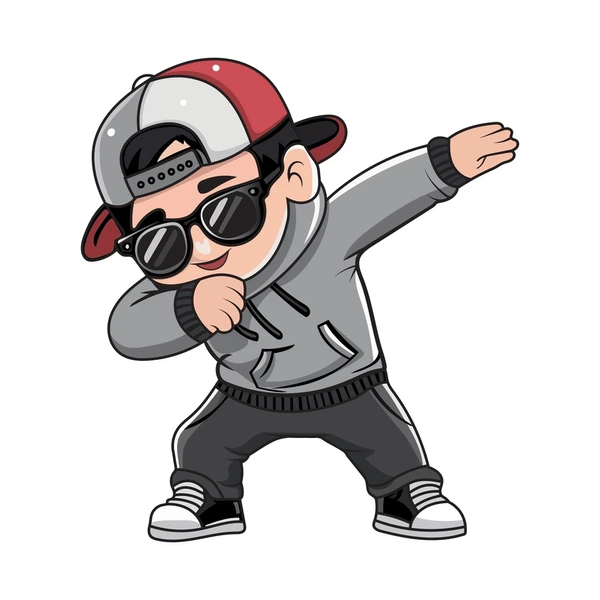
#> input picture image.jpg, 600 x 600 px
$ jupyter execute imagen.ipynb
#> lines starting #> are read from the running program, lines starting #| are printed output that depends on the picture
[cell 1]
import matplotlib.pyplot as plt
import numpy as np

plt.rcParams['figure.figsize'] = [6, 6]

alto, ancho = 100, 100
imagen = np.zeros((alto, ancho, 3), dtype=np.uint8)

mitad_alto = alto // 2
mitad_ancho = ancho // 2

for i in range(alto):
    for j in range(ancho):
        if i < mitad_alto and j < mitad_ancho:
            imagen[i, j] = [255, 0, 0]
        elif i < mitad_alto and j >= mitad_ancho:
            imagen[i, j] = [0, 255, 0]
        elif i >= mitad_alto and j < mitad_ancho:
            imagen[i, j] = [0, 0, 255]
        else:
            imagen[i, j] = [255, 255, 0]

plt.imshow(imagen)
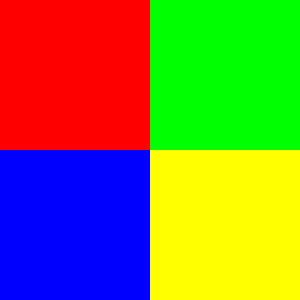
#> shown: shape (100, 100, 3) (shown 3 times larger); mean R, G, B 127.5, 127.5, 63.8

[cell 2]
import numpy as np
import matplotlib.pyplot as plt

plt.rcParams['figure.figsize'] = [6, 6]

bloque = 50
size = bloque * 3

imagen = np.zeros((size, size, 3), dtype=np.uint8)

colores_base = [
    [183, 18, 52],
    [0, 155, 72],
    [255, 255, 255],
    [255, 88, 0],
    [255, 213, 0],
    [0, 70, 173]
]

colores = colores_base * 2
colores = colores[:9]

np.random.shuffle(colores)

k = 0

for i in range(3):
    for j in range(3):
        imagen[
            i*bloque:(i+1)*bloque,
            j*bloque:(j+1)*bloque
        ] = colores[k]
        k += 1

plt.imshow(imagen)
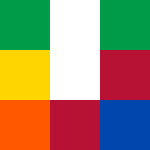
#> shown: shape (150, 150, 3); mean R, G, B 154, 136.3, 103.4

[cell 3]
import cv2
import matplotlib.pyplot as plt
import numpy as np
def hsv_a_rgb(H, S, V):
    H = H % 360
    C = V * S
    X = C * (1 - abs((H / 60) % 2 - 1))
    m = V - C

    if 0 <= H < 60:
        Rp, Gp, Bp = C, X, 0
    elif 60 <= H < 120:
        Rp, Gp, Bp = X, C, 0
    elif 120 <= H < 180:
        Rp, Gp, Bp = 0, C, X
    elif 180 <= H < 240:
        Rp, Gp, Bp = 0, X, C
    elif 240 <= H < 300:
        Rp, Gp, Bp = X, 0, C
    else:
        Rp, Gp, Bp = C, 0, X

    R = (Rp + m) * 255
    G = (Gp + m) * 255
    B = (Bp + m) * 255

    return int(round(R)), int(round(G)), int(round(B))

img = cv2.imread('image.jpg')
#> img is the input picture: shape (600, 600, 3); mean B, G, R 210.1, 210.5, 214
if img is None:
    exit()

img_rgb = cv2.cvtColor(img, cv2.COLOR_BGR2RGB)
img_gray = cv2.cvtColor(img, cv2.COLOR_BGR2GRAY)
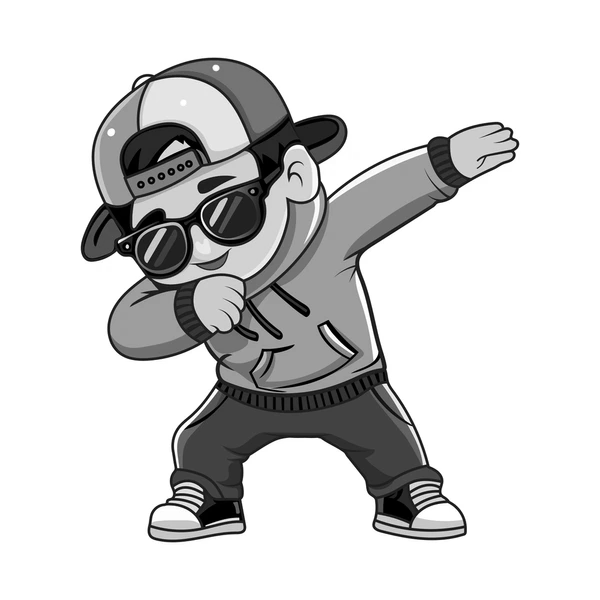
#> img_gray: shape (600, 600); min 0, max 255, mean 211.5

hsv_img = np.zeros((img_gray.shape[0], img_gray.shape[1], 3), dtype=np.uint8)

for i in range(img_gray.shape[0]):
    for j in range(img_gray.shape[1]):
        H = (img_gray[i, j] / 255) * 360
        S = 1
        V = 1
        hsv_img[i, j] = hsv_a_rgb(H, S, V)
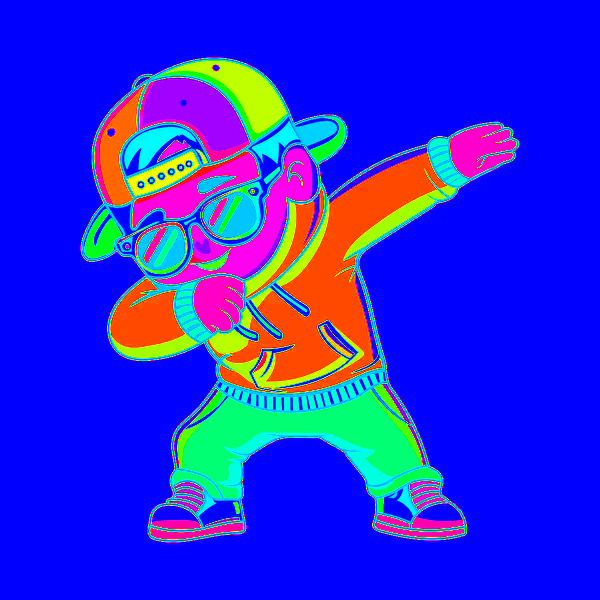
#> hsv_img: shape (600, 600, 3); mean of channels 0, 1, 2 217.2, 41.1, 39; drawn as B, G, R

plt.figure(figsize=(10,5))

plt.subplot(1,2,1)
plt.imshow(img_rgb)
plt.axis("off")

plt.subplot(1,2,2)
plt.imshow(hsv_img)
plt.axis("off")

plt.show()

$ run again, with figu.jpg copied over image.jpg
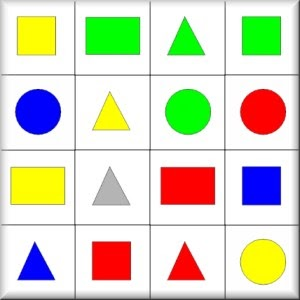
#> input picture figu.jpg, 300 x 300 px
#> img is the input picture: shape (300, 300, 3); mean B, G, R 194.5, 216.2, 215.9
#> `img_gray = cv2.cvtColor(img, cv2.COLOR_BGR2GRAY)`:
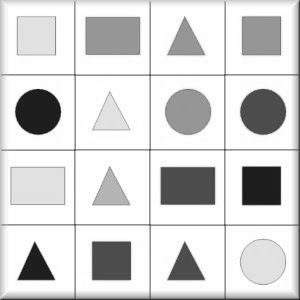
#> img_gray: shape (300, 300); min 20, max 255, mean 213.6
#> after the loop `for i in range(img_gray.shape[0]):`:
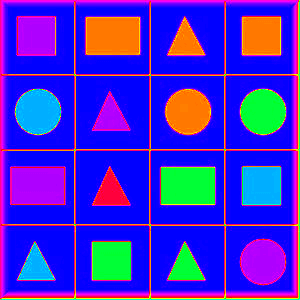
#> hsv_img: shape (300, 300, 3); mean of channels 0, 1, 2 206.5, 39.5, 67.2; drawn as B, G, R
